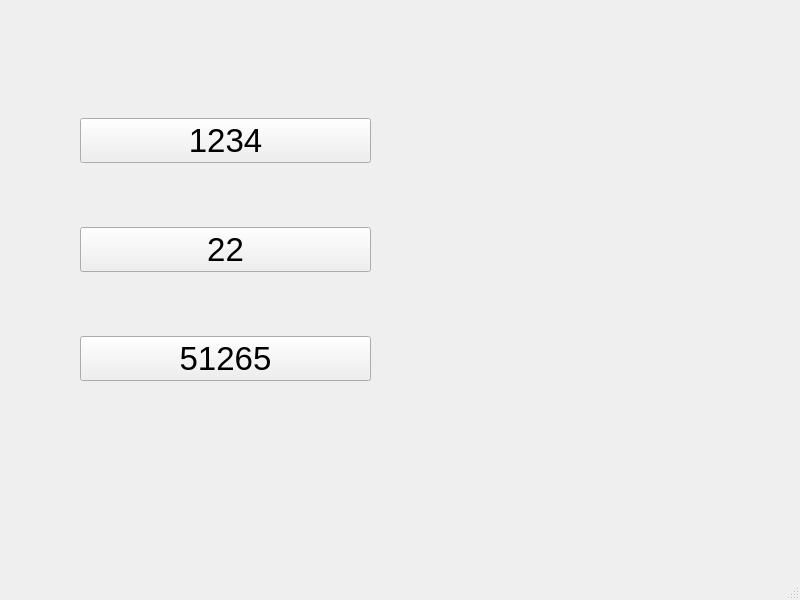
<?xml version="1.0" encoding="UTF-8"?>
<ui version="4.0">
 <class>MainWindow</class>
 <widget class="QMainWindow" name="MainWindow">
  <property name="geometry">
   <rect>
    <x>0</x>
    <y>0</y>
    <width>800</width>
    <height>600</height>
   </rect>
  </property>
  <property name="font">
   <font>
    <pointsize>25</pointsize>
   </font>
  </property>
  <property name="windowTitle">
   <string>MainWindow</string>
  </property>
  <widget class="QWidget" name="centralwidget">
   <widget class="QWidget" name="verticalLayoutWidget">
    <property name="geometry">
     <rect>
      <x>80</x>
      <y>60</y>
      <width>291</width>
      <height>381</height>
     </rect>
    </property>
    <layout class="QVBoxLayout" name="verticalLayout">
     <item>
      <widget class="QPushButton" name="btn_acc1">
       <property name="text">
        <string>1234</string>
       </property>
      </widget>
     </item>
     <item>
      <widget class="QPushButton" name="btn_acc2">
       <property name="text">
        <string>22</string>
       </property>
      </widget>
     </item>
     <item>
      <widget class="QPushButton" name="btn_acc3">
       <property name="text">
        <string>51265</string>
       </property>
      </widget>
     </item>
    </layout>
   </widget>
  </widget>
  <widget class="QMenuBar" name="menubar">
   <property name="geometry">
    <rect>
     <x>0</x>
     <y>0</y>
     <width>800</width>
     <height>50</height>
    </rect>
   </property>
  </widget>
  <widget class="QStatusBar" name="statusbar"/>
 </widget>
 <resources/>
 <connections/>
</ui>
